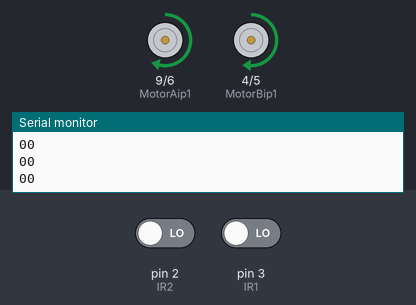
Simulated run of this sketch. Board: Arduino Uno, built with avr-gcc and run on an emulated ATmega328P. Shown: motor-driver pin pairs drawn as motors (green arrow = first pin HIGH = forward, orange = second pin HIGH = backward, longer = more drive, scaled by the enable pin), the last lines printed to the serial monitor. Inputs (shaded band) come from the test bench; at power-on: pin 2 (IR2) LOW, pin 3 (IR1) LOW.

Above: at 1.2 s.
1.3 s: pin 2 (IR2) driven HIGH
At 2.5 s:
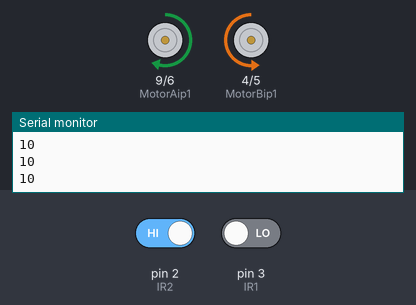
2.8 s: pin 3 (IR1) driven HIGH
At 3.9 s:
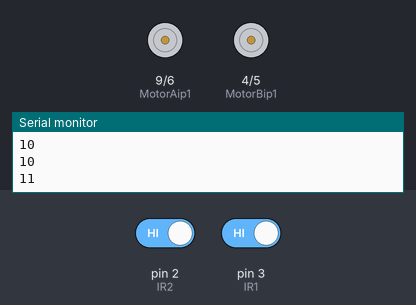
Timing chart, 0 to 9.7 s (numbered marks = the images above; inputs shaded):
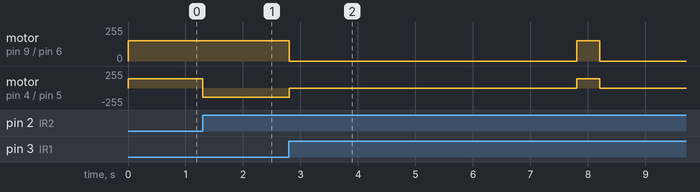

The sketch:

yashlinefollower.ino
```cpp
int IR1=3;      //Right sensor
int IR2=2;    //left Sensor
// motor one
int enA =11 ;    //Right motor
int MotorAip1=9;
int MotorAip2=6;
// motor two
int enB = 10;    //Left motor
int MotorBip1=4;
int MotorBip2=5;
void setup()
{

  // put your setup code here, to run once:
  pinMode(enA, OUTPUT);
  pinMode(enB, OUTPUT);
  pinMode(IR1, INPUT);
  pinMode(IR2, INPUT);
  pinMode(MotorAip1,OUTPUT);
  pinMode(MotorAip2,OUTPUT);
  pinMode(MotorBip1,OUTPUT);
  pinMode(MotorBip2,OUTPUT);
  Serial.begin(9600);
}
void loop()
{


   Serial.print(digitalRead(IR2));
   Serial.println(digitalRead(IR1));
   if(digitalRead(IR1)==HIGH && digitalRead(IR2)==HIGH) //IR will not glow on black line
  {
    //Stop both Motors

    digitalWrite(MotorAip1,LOW);
    digitalWrite(MotorAip2,LOW);
    digitalWrite(MotorBip1,LOW);
    digitalWrite(MotorBip2,LOW);
    analogWrite (enA, 0);
    analogWrite (enB, 0);
    delay(5000);


    foreward();
    delay(400);


   }


  else if(digitalRead(IR1)==LOW && digitalRead(IR2)==LOW)  //IR not on black line
  {
    foreward();

  }

  else if(digitalRead(IR1)==LOW && digitalRead(IR2)==HIGH)
  {
    digitalWrite(MotorAip1,HIGH);
    digitalWrite(MotorAip2,LOW);
    digitalWrite(MotorBip1,LOW);
    digitalWrite(MotorBip2,HIGH);
    analogWrite (enA, 152);
    analogWrite (enB, 140);
    delay(100);

  }

  else if(digitalRead(IR1)==HIGH && digitalRead(IR2)==LOW)
  {
    digitalWrite(MotorAip1,LOW);
    digitalWrite(MotorAip2,HIGH);
    digitalWrite(MotorBip1,HIGH);
    digitalWrite(MotorBip2,LOW);
    analogWrite (enA, 152);
    analogWrite (enB, 140);
    delay(100);

  }

  else
  {
    //Stop both the motors
    digitalWrite(MotorAip1,LOW);
    digitalWrite(MotorAip2,LOW);
    digitalWrite(MotorBip1,LOW);
    digitalWrite(MotorBip2,LOW);
    analogWrite (enA, 0);
   analogWrite (enB, 0);

  }
}
void foreward()
{
    //Move both the Motors
    digitalWrite(MotorAip1,HIGH);
    digitalWrite(MotorAip2,LOW);
    digitalWrite(MotorBip1,HIGH);
    digitalWrite(MotorBip2,LOW);
    analogWrite (enA, 152);
    analogWrite (enB, 140);
  }
```

Measured:
- after the input at 1.3 s, motor on pin 4 (MotorBip1) / pin 5 (MotorBip2): forward 140/255 → backward 140/255 at once
- after the input at 2.8 s, motor on pin 9 (MotorAip1) / pin 6 (MotorAip2): forward 152/255 → stopped at once, → forward 152/255 5.0 s later, → stopped 0.40 s later; motor on pin 4 (MotorBip1) / pin 5 (MotorBip2): backward 140/255 → stopped at once, → forward 140/255 5.0 s later, → stopped 0.40 s later
